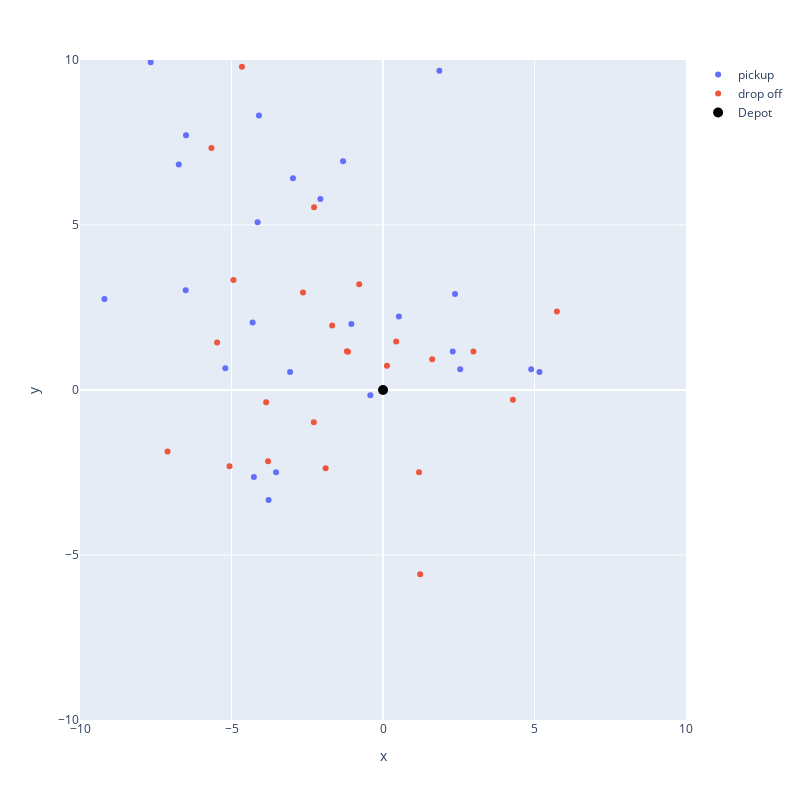

This figure's notebook cell:
### Code cell
fig.add_trace(
    go.Scatter(
        x=[0],
        y=[0],
        mode="markers",
        marker=dict(
            color="black",
            size=10,
        ),
        name="Depot"
    )
)

### Figure 1 — Plotly figure (JSON) as saved in the notebook; plotly's stock layout.template omitted (floating-point values rounded to 4 significant figures)
{"data": [{"hovertemplate": "color=pickup<br>x=%{x}<br>y=%{y}<extra></extra>", "legendgroup": "pickup", "marker": {"color": "#636efa", "symbol": "circle"}, "mode": "markers", "name": "pickup", "orientation": "v", "showlegend": true, "x": [-1.044, -2.973, -3.066, 5.164, -1.317, -6.741, 4.891, 0.524, -6.5, -0.417, 2.303, 2.548, -4.261, -7.667, -2.067, -5.204, -4.138, -9.194, -6.512, 1.86, -4.094, -3.776, 2.377, -4.303, -3.53], "xaxis": "x", "y": [2.0, 6.414, 0.546, 0.547, 6.934, 6.832, 0.627, 2.226, 7.723, -0.157, 1.164, 0.629, -2.639, 9.934, 5.789, 0.657, 5.082, 2.759, 3.021, 9.672, 8.321, -3.333, 2.908, 2.045, -2.49], "yaxis": "y", "type": "scatter"}, {"hovertemplate": "color=drop off<br>x=%{x}<br>y=%{y}<extra></extra>", "legendgroup": "drop off", "marker": {"color": "#EF553B", "symbol": "circle"}, "mode": "markers", "name": "drop off", "orientation": "v", "showlegend": true, "x": [-5.476, -4.933, 5.74, -2.275, -5.662, -3.856, -1.678, -1.156, -4.655, 1.623, 0.129, -2.64, 0.435, -5.066, -2.283, -7.11, -0.785, 1.188, -1.893, -1.192, 2.984, 1.227, -3.793, 4.288], "xaxis": "x", "y": [1.437, 3.337, 2.382, 5.541, 7.334, -0.37, 1.954, 1.161, 9.797, 0.932, 0.735, 2.953, 1.469, -2.313, -0.981, -1.862, 3.207, -2.493, -2.373, 1.175, 1.163, -5.581, -2.161, -0.297], "yaxis": "y", "type": "scatter"}, {"marker": {"color": "black", "size": 10}, "mode": "markers", "name": "Depot", "x": [0], "y": [0], "type": "scatter"}], "layout": {"xaxis": {"anchor": "y", "domain": [0.0, 1.0], "title": {"text": "x"}, "range": [-10, 10]}, "yaxis": {"anchor": "x", "domain": [0.0, 1.0], "title": {"text": "y"}, "range": [-10, 10]}, "legend": {"title": {}, "tracegroupgap": 0}, "margin": {"t": 60}, "width": 800, "height": 800}}
